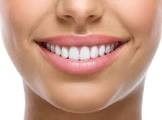
#> input picture raw_data/ideal/ideal0.jpg, 162 x 120 px, found by its file name
$ python canny.py
#> lines starting #> are read from the running program, lines starting #| are printed output that depends on the picture
import cv2
import numpy as np

# img = cv2.imread("dataset/smile arc/ideal_cropped/ideal_cropped3.jpg")
img = cv2.imread("raw_data/smile arc/ideal/ideal0.jpg")
#> img is the input picture: shape (120, 162, 3); mean B, G, R 139.4, 158.2, 200.9

# Setting parameter values
t_lower = 150  # Lower Threshold
t_upper = 150  # Upper threshold

# Applying the Canny Edge filter

edge = cv2.Canny(img, t_lower, t_upper)
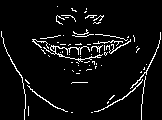
#> edge: shape (120, 162); 5.7% white in thin lines or dots

# img = cv2.resize(img, (300, 300))
# edge = cv2.resize(edge, (200, 200))

for i in range(edge.shape[0]):
    for j in range(edge.shape[1]):
        print(edge[i, j], end=' ')
    print()
#> this loop made 120 passes
#> (printed output is left out)

cv2.imshow('edge', edge)
cv2.waitKey(0)
cv2.destroyAllWindows()

$ run again, with raw_data/ideal/ideal17.jpg copied over raw_data/ideal/ideal0.jpg
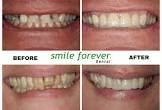
#> input picture raw_data/ideal/ideal17.jpg, 162 x 110 px, found by its file name
#> img is the input picture: shape (110, 162, 3); mean B, G, R 117.9, 128.5, 169
#> `edge = cv2.Canny(img, t_lower, t_upper)`:
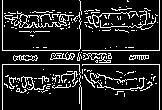
#> edge: shape (110, 162); 13.6% white in thin lines or dots
#> the loop `for i in range(edge.shape[0]):` made 110 passes
#> (printed output is left out)

$ run again, with raw_data/ideal/ideal19.jpg copied over raw_data/ideal/ideal0.jpg
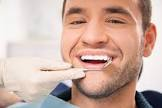
#> input picture raw_data/ideal/ideal19.jpg, 162 x 108 px, found by its file name
#> img is the input picture: shape (108, 162, 3); mean B, G, R 163.3, 174.6, 203.7
#> `edge = cv2.Canny(img, t_lower, t_upper)`:
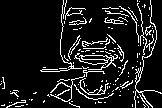
#> edge: shape (108, 162); 10.5% white in thin lines or dots
#> the loop `for i in range(edge.shape[0]):` made 108 passes
#> (printed output is left out)

$ run again, with raw_data/ideal/ideal20.jpg copied over raw_data/ideal/ideal0.jpg
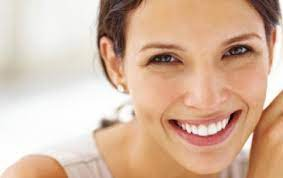
#> input picture raw_data/ideal/ideal20.jpg, 283 x 178 px, found by its file name
#> img is the input picture: shape (178, 283, 3); mean B, G, R 161, 183.2, 214.8
#> `edge = cv2.Canny(img, t_lower, t_upper)`:
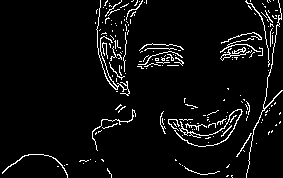
#> edge: shape (178, 283); 5.3% white in thin lines or dots
#> the loop `for i in range(edge.shape[0]):` made 178 passes
#> (printed output is left out)
